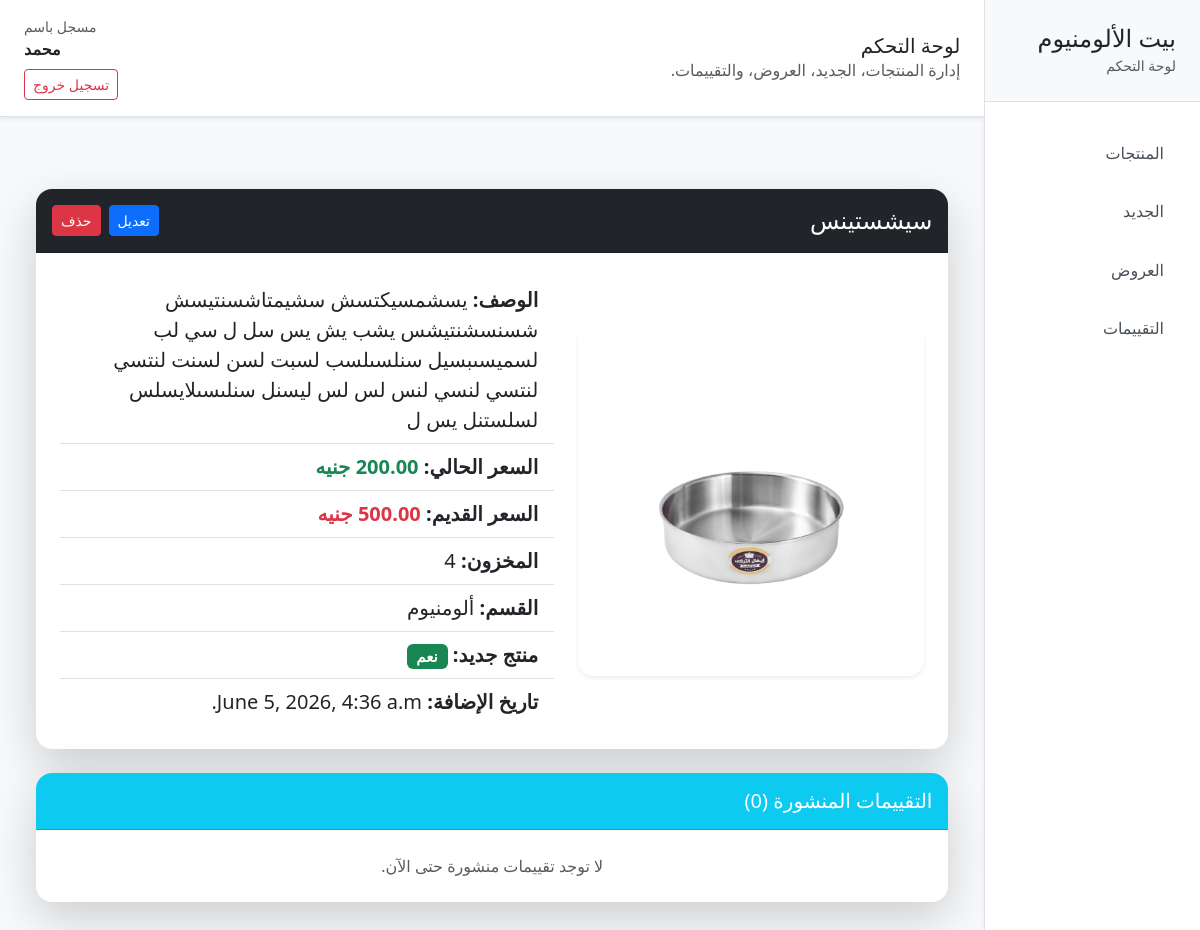
Page /2/details/ (signed in) on the earlier database version.
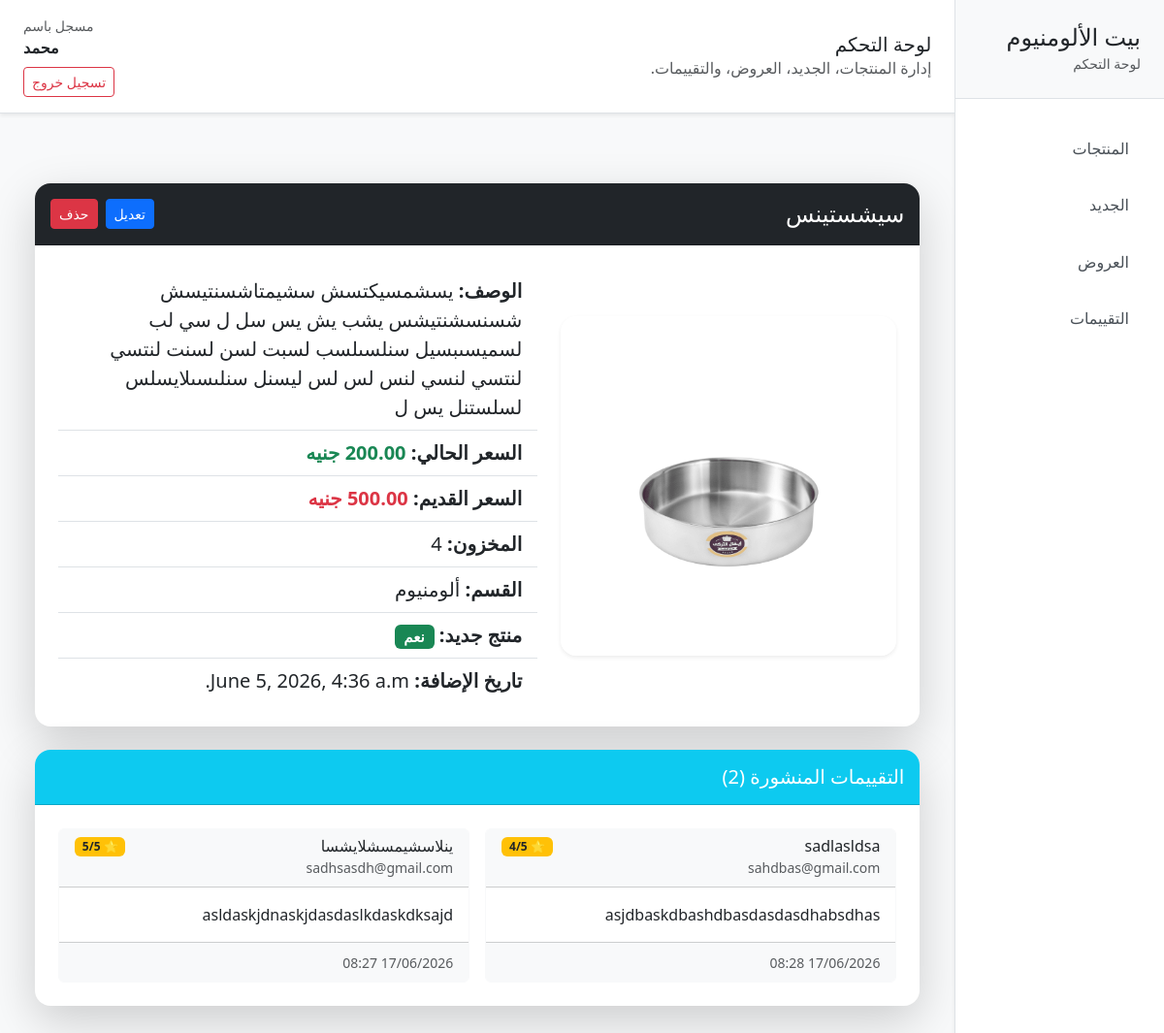
Same page on the later database version.
### products/models.py (models this page shows, shortened)
class Product(models.Model):
    name = models.CharField(max_length=255)
    description = models.TextField()
    price = models.DecimalField(max_digits=10, decimal_places=2)
    old_price = models.DecimalField(
        max_digits=10,
        decimal_places=2,
        null=True,
        blank=True
    )
    image = models.ImageField(upload_to='products/')
    image_2 = models.ImageField(upload_to='products/', null=True, blank=True)
    image_3 = models.ImageField(upload_to='products/', null=True, blank=True)
    image_4 = models.ImageField(upload_to='products/', null=True, blank=True)
    image_5 = models.ImageField(upload_to='products/', null=True, blank=True)
    more_details = models.TextField(null=True, blank=True)
    specs = models.TextField(null=True, blank=True)
    features = models.TextField(null=True, blank=True)
    stock = models.PositiveIntegerField(default=0)
    category = models.ForeignKey(
        "products.Category",
        on_delete=models.CASCADE,
        related_name="products",
        null=True,
        blank=True
    )
    is_new = models.BooleanField(default=False)
    added_at = models.DateTimeField(auto_now_add=True)

class Category(models.Model):
    name = models.CharField(max_length=100)
    def __str__(self):
        return self.name

class Review(models.Model):
    product = models.ForeignKey(Product, on_delete=models.CASCADE, related_name="reviews")
    name = models.CharField(max_length=100)
    email = models.EmailField()
    rating = models.IntegerField()
    comment = models.TextField()
    approved = models.BooleanField(default=False)
    created_at = models.DateTimeField(auto_now_add=True)

### products/views.py (the view)
# urls.py: path('<int:pk>/details/', views.product_details, name='product_details'),
@login_required
def product_details(request, pk):
    product = get_object_or_404(Product, pk=pk)
    approved_reviews = product.reviews.filter(approved=True).order_by('-created_at')
    context = {
        'product': product,
        'approved_reviews': approved_reviews,
    }
    return render(request, 'products/product_details.html', context)

### products/templates/products/product_details.html (shortened to what this page needs)
{% extends 'products/base.html' %} {% block content %}
<div class="container py-5">
  <div class="card shadow-lg border-0 rounded-4 overflow-hidden">
    <div
      class="card-header bg-dark text-white d-flex justify-content-between align-items-center py-3"
    >
      <h2 class="h4 mb-0">{{ product.name }}</h2>
      <div class="d-flex gap-2">
        <a
          href="{% url 'products:edit_product' product.id %}"
          class="btn btn-sm btn-primary w-50"
        >
          تعديل
        </a>
        <form
          method="POST"
          action="{% url 'products:delete_product' product.id %}"
          onsubmit="return confirm('هل أنت متأكد من حذف المنتج؟');"
        >
          <button type="submit" class="btn btn-danger btn-sm">حذف</button>
        </form>
      </div>
    </div>
    <div class="card-body p-4">
      <div class="row g-4 align-items-center">
        <div class="col-md-5">
          <img
            src="{{ product.image.url }}"
            class="img-fluid rounded-4 shadow-sm w-100"
            style="height: 350px; object-fit: cover"
            alt="{{ product.name }}"
          />
        </div>
        <div class="col-md-7">
          <ul class="list-group list-group-flush fs-5">
            <li class="list-group-item">
              <strong>الوصف:</strong>
              {{ product.description }}
            </li>
            <li class="list-group-item">
              <strong>السعر الحالي:</strong>
              <span class="text-success fw-bold">
                {{ product.price }} جنيه
              </span>
            </li>
            {% if product.old_price %}
            <li class="list-group-item">
              <strong>السعر القديم:</strong>
              <span class="text-danger fw-bold">
                {{ product.old_price }} جنيه
              </span>
            </li>
            {% endif %}
            <li class="list-group-item">
              <strong>المخزون:</strong>
              {{ product.stock }}
            </li>
            <li class="list-group-item">
              <strong>القسم:</strong>
              {{ product.category }}
            </li>
            <li class="list-group-item">
              <strong>منتج جديد:</strong>
              {% if product.is_new %}
              <span class="badge bg-success">نعم</span>
              {% else %}
              <span class="badge bg-secondary">لا</span>
              {% endif %}
            </li>
            <li class="list-group-item">
              <strong>تاريخ الإضافة:</strong>
              {{ product.added_at }}
            </li>
          </ul>
        </div>
      </div>
    </div>
  </div>
  <div class="card shadow-lg border-0 rounded-4 overflow-hidden mt-4">
    <div class="card-header bg-info text-white py-3">
      <h5 class="mb-0">التقييمات المنشورة ({{ approved_reviews|length }})</h5>
    </div>
    <div class="card-body p-4">
      {% if approved_reviews %}
      <div class="row g-3">
        {% for review in approved_reviews %}
        <div class="col-md-6">
          <div class="card border-light h-100">
            <div class="card-header bg-light">
              <div class="d-flex justify-content-between align-items-start">
                <div>
                  <h6 class="mb-0">{{ review.name }}</h6>
                  <small class="text-muted">{{ review.email }}</small>
                </div>
                <span class="badge bg-warning text-dark"
                  >⭐ {{ review.rating }}/5</span
                >
              </div>
            </div>
            <div class="card-body">
              <p class="card-text">{{ review.comment }}</p>
            </div>
            <div class="card-footer bg-light">
              <small class="text-muted"
                >{{ review.created_at|date:'d/m/Y H:i' }}</small
              >
            </div>
          </div>
        </div>
        {% endfor %}
      </div>
      {% else %}
      <p class="text-muted text-center mb-0">
        لا توجد تقييمات منشورة حتى الآن.
      </p>
      {% endif %}
    </div>
  </div>
</div>
{% endblock %}

### products/templates/products/base.html (shortened to what this page needs)
<!doctype html>
<html lang="ar" dir="rtl">
  <head>
    <link
      href="https://cdn.jsdelivr.net/npm/bootstrap@5.3.3/dist/css/bootstrap.rtl.min.css"
      rel="stylesheet"
    />
  </head>
  <body class="bg-light">
    <div class="dashboard-shell d-flex min-vh-100">
      <aside class="dashboard-sidebar bg-white border-end shadow-sm">
        <div class="sidebar-brand px-4 py-4 border-bottom">
          <h4 class="mb-0">بيت الألومنيوم</h4>
          <small class="text-muted">لوحة التحكم</small>
        </div>
        <nav class="sidebar-nav px-3 py-4">
          <a
            class="sidebar-link {% if active_page == 'products' %}active{% endif %}"
            href="{% url 'products:dashboard_products' %}"
          >
            المنتجات
          </a>
          <a
            class="sidebar-link {% if active_page == 'new_arrivals' %}active{% endif %}"
            href="{% url 'products:dashboard_new_arrivals' %}"
          >
            الجديد
          </a>
          <a
            class="sidebar-link {% if active_page == 'offers' %}active{% endif %}"
            href="{% url 'products:dashboard_offers' %}"
          >
            العروض
          </a>
          <a
            class="sidebar-link {% if active_page == 'reviews' %}active{% endif %}"
            href="{% url 'products:dashboard_reviews' %}"
          >
            التقييمات
          </a>
        </nav>
      </aside>
      <main class="dashboard-main flex-grow-1">
        <header
          class="dashboard-header bg-white border-bottom py-3 px-4 shadow-sm"
        >
          <div class="d-flex justify-content-between align-items-center">
            <div>
              <h1 class="h5 mb-0">
                {% block page_title %}لوحة التحكم{% endblock %}
              </h1>
              <p class="text-muted mb-0">
                إدارة المنتجات، الجديد، العروض، والتقييمات.
              </p>
            </div>
            {% if user.is_authenticated %}
            <div class="text-end">
              <div class="small text-muted">مسجل باسم</div>
              <div class="fw-semibold">{{ user.username }}</div>
              <a
                href="{% url 'products:logout' %}"
                class="btn btn-sm btn-outline-danger mt-2"
                >تسجيل خروج</a
              >
            </div>
            {% endif %}
          </div>
        </header>
        <section class="dashboard-content p-4">
          {% block content %}{% endblock %}
        </section>
      </main>
    </div>
  </body>
</html>

### products/templates/products/base.html (style rules this page uses)
body { min-height: 100vh; }
.dashboard-shell { overflow: hidden; }
.dashboard-sidebar { width: 260px; min-height: 100vh; }
.sidebar-brand { background: #f8f9fa; }
.sidebar-nav { display: flex; flex-direction: column; gap: 0.25rem; }
.sidebar-link { display: block; padding: 0.95rem 1.25rem; color: #495057; border-radius: 0.5rem; text-decoration: none; transition: background 0.15s ease, color 0.15s ease; }
.dashboard-main { overflow-x: hidden; }
.dashboard-header { position: sticky; top: 0; z-index: 10; }
.dashboard-content { min-height: calc(100vh - 92px); }

Differences in the rows shown:
now on this page (row edited): Review: name "sadlasldsa", email "sahdbas@gmail.com", rating "4", comment "asjdbaskdbashdbasdasdasdhabsdhas", created_at "17/06/2026 08:28"
now on this page (row edited): Review: name "ينلاسشيمسشلايشسا", email "sadhsasdh@gmail.com", rating "5", comment "asldaskjdnaskjdasdaslkdaskdksajd", created_at "17/06/2026 08:27"
Other differences:
{{ approved_reviews|length }}: "0" → "2"
text no longer shown: "لا توجد تقييمات منشورة حتى الآن."
